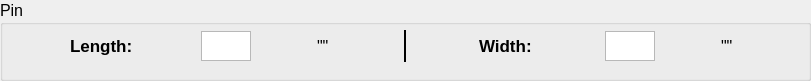
            <widget class="QGroupBox" name="pin_group_box">
             <property name="geometry">
              <rect>
               <x>40</x>
               <y>360</y>
               <width>811</width>
               <height>81</height>
              </rect>
             </property>
             <property name="font">
              <font>
               <pointsize>12</pointsize>
              </font>
             </property>
             <property name="title">
              <string>Pin</string>
             </property>
             <widget class="QWidget" name="layoutWidget_7">
              <property name="geometry">
               <rect>
                <x>10</x>
                <y>30</y>
                <width>791</width>
                <height>32</height>
               </rect>
              </property>
              <layout class="QHBoxLayout" name="pin_hor_layout">
               <item>
                <widget class="QLabel" name="pin_length_label">
                 <property name="maximumSize">
                  <size>
                   <width>65</width>
                   <height>16777215</height>
                  </size>
                 </property>
                 <property name="font">
                  <font>
                   <pointsize>13</pointsize>
                   <weight>75</weight>
                   <bold>true</bold>
                  </font>
                 </property>
                 <property name="text">
                  <string>Length:</string>
                 </property>
                </widget>
               </item>
               <item>
                <widget class="QPlainTextEdit" name="pin_len_pt_edit">
                 <property name="maximumSize">
                  <size>
                   <width>50</width>
                   <height>30</height>
                  </size>
                 </property>
                 <property name="plainText">
                  <string/>
                 </property>
                 <property name="backgroundVisible">
                  <bool>false</bool>
                 </property>
                </widget>
               </item>
               <item>
                <widget class="QLabel" name="pin_len_inch_label">
                 <property name="maximumSize">
                  <size>
                   <width>15</width>
                   <height>16777215</height>
                  </size>
                 </property>
                 <property name="font">
                  <font>
                   <pointsize>12</pointsize>
                  </font>
                 </property>
                 <property name="text">
                  <string>&quot;&quot;</string>
                 </property>
                </widget>
               </item>
               <item>
                <widget class="Line" name="pin_line">
                 <property name="sizePolicy">
                  <sizepolicy hsizetype="Minimum" vsizetype="Minimum">
                   <horstretch>5</horstretch>
                   <verstretch>0</verstretch>
                  </sizepolicy>
                 </property>
                 <property name="maximumSize">
                  <size>
                   <width>15</width>
                   <height>16777215</height>
                  </size>
                 </property>
                 <property name="font">
                  <font>
                   <pointsize>13</pointsize>
                   <weight>75</weight>
                   <bold>true</bold>
                  </font>
                 </property>
                 <property name="frameShadow">
                  <enum>QFrame::Plain</enum>
                 </property>
                 <property name="lineWidth">
                  <number>2</number>
                 </property>
                 <property name="orientation">
                  <enum>Qt::Vertical</enum>
                 </property>
                </widget>
               </item>
               <item>
                <widget class="QLabel" name="pin_width_label">
                 <property name="maximumSize">
                  <size>
                   <width>60</width>
                   <height>16777215</height>
                  </size>
                 </property>
                 <property name="font">
                  <font>
                   <pointsize>13</pointsize>
                   <weight>75</weight>
                   <bold>true</bold>
                  </font>
                 </property>
                 <property name="text">
                  <string>Width:</string>
                 </property>
                </widget>
               </item>
               <item>
                <widget class="QPlainTextEdit" name="pin_width_pt_edit">
                 <property name="maximumSize">
                  <size>
                   <width>50</width>
                   <height>30</height>
                  </size>
                 </property>
                 <property name="plainText">
                  <string/>
                 </property>
                 <property name="backgroundVisible">
                  <bool>false</bool>
                 </property>
                </widget>
               </item>
               <item>
                <widget class="QLabel" name="pin_width_inch_label">
                 <property name="maximumSize">
                  <size>
                   <width>15</width>
                   <height>16777215</height>
                  </size>
                 </property>
                 <property name="font">
                  <font>
                   <pointsize>12</pointsize>
                  </font>
                 </property>
                 <property name="text">
                  <string>&quot;&quot;</string>
                 </property>
                </widget>
               </item>
              </layout>
             </widget>
            </widget>
